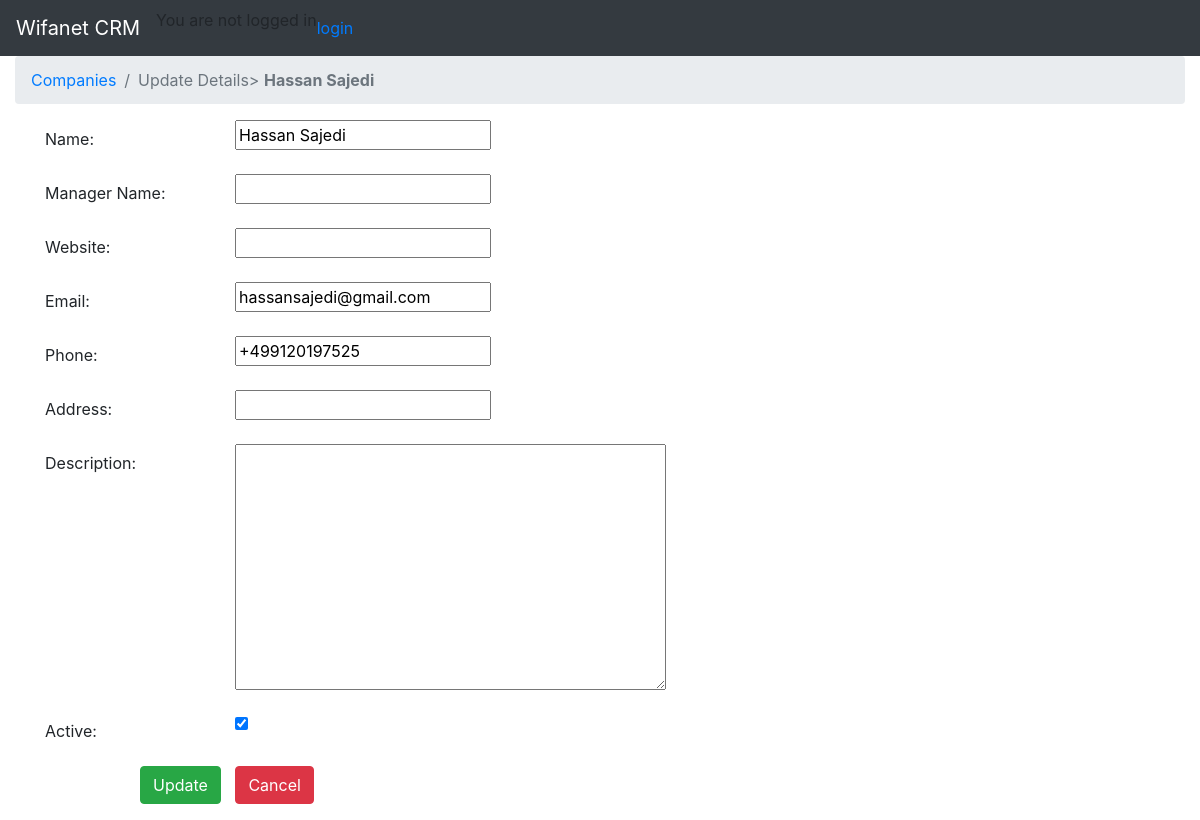
The app's page /invoices/edit/1 with its own data.
### invoices/models.py (models this page shows, shortened)
class Invoice(models.Model):
    INVOICE_STATUS = (
        ('Draft', 'Draft'),
        ('Sent', 'Sent'),
        ('Paid', 'Paid'),
        ('Pending', 'Pending'),
        ('Cancelled', 'Cancel'),
    )
    invoice_title = models.CharField(_('Invoice Title'), max_length=50)
    invoice_number = models.CharField(_('Invoice Number'), max_length=50)
    name = models.CharField(_('Name'), max_length=100)
    email = models.EmailField(_('Email'))
    quantity = models.PositiveIntegerField(default=0)
    rate = models.DecimalField(default=0, max_digits=12, decimal_places=2)
    total_amount = models.DecimalField(blank=True, null=True, max_digits=12, decimal_places=2)
    currency = models.CharField(max_length=3, choices=CURRENCY_CODES, blank=True, null=True)
    phone = PhoneNumberField(null=True, blank=True)
    created_on = models.DateTimeField(auto_now_add=True)
    created_by = models.ForeignKey(User, related_name='invoice_created_by', on_delete=models.SET_NULL, null=True)
    amount_due = models.DecimalField(blank=True, null=True, max_digits=12, decimal_places=2)
    amount_paid = models.DecimalField(blank=True, null=True, max_digits=12, decimal_places=2)
    is_email_sent = models.BooleanField(default=False)
    status = models.CharField(choices=INVOICE_STATUS, max_length=15, default="Draft")
    details = models.TextField(_('Details'), null=True, blank=True)
    due_date = models.DateField(blank=True, null=True)
    company = models.ForeignKey(Company, null=True, related_name="companies_invoices", on_delete=models.CASCADE)
    class Meta:
        verbose_name = 'Invoice'
        verbose_name_plural = 'Invoices'

### invoices/views.py (the view)
# urls.py: path(r'edit/<int:id>', edit, name='edit'),
def edit(request, id):
    invoices = Invoice.objects.get(id=id)
    return render(request, 'invoices/edit.html', {'company': invoices})

### invoices/templates/invoices/edit.html (shortened to what this page needs)
{% extends 'base.html' %}
{% block page_title %}
    <ol class="breadcrumb">
        <li class="breadcrumb-item"><a href="{% url 'companies:list' %}">Companies</a></li>
        <li class="breadcrumb-item active">Update Details> <span class="alert-link">{{ company.name }}</span>
        </li>
    </ol>
{% endblock %}
{% block content %}
    <form method="POST" class="post-form" action="{% url 'companies:update' id=company.id %}">
        <div class="container">
            <div class="form-group row">
                <label class="col-sm-2 col-form-label">Name:</label>
                <div class="col-sm-4">
                    <input type="text" name="name" id="id_name" required maxlength="20"
                           value="{{ company.name }}"/>
                </div>
            </div>
            <div class="form-group row">
                <label class="col-sm-2 col-form-label">Manager Name:</label>
                <div class="col-sm-4">
                    <input type="text" name="manager_name" id="id_manager_name" required maxlength="100"
                           value="{{ company.manager_name }}"/>
                </div>
            </div>
            <div class="form-group row">
                <label class="col-sm-2 col-form-label">Website:</label>
                <div class="col-sm-4">
                    <input type="url" name="website" id="id_website" required maxlength="254"
                           value="{{ company.website }}"/>
                </div>
            </div>
            <div class="form-group row">
                <label class="col-sm-2 col-form-label">Email:</label>
                <div class="col-sm-4">
                    <input type="email" name="email" id="id_email" required maxlength="254"
                           value="{{ company.email }}"/>
                </div>
            </div>
            <div class="form-group row">
                <label class="col-sm-2 col-form-label">Phone:</label>
                <div class="col-sm-4">
                    <input type="text" name="phone" id="id_phone" required maxlength="15"
                           value="{{ company.phone }}"/>
                </div>
            </div>
            <div class="form-group row">
                <label class="col-sm-2 col-form-label">Address:</label>
                <div class="col-sm-4">
                    <input type="text" name="address" id="id_address" required maxlength="15"
                           value="{{ company.address }}"/>
                </div>
            </div>
            <div class="form-group row">
                <label class="col-sm-2 col-form-label">Description:</label>
                <div class="col-sm-4">
                    <textarea name="description" cols="40" rows="10" id="id_description">
                        {{ company.description }}
                    </textarea>
                </div>
            </div>
            <div class="form-group row">
                <label class="col-sm-2 col-form-label">Active:</label>
                <div class="col-sm-4">
                    <input type="checkbox" name="is_active" id="id_is_active" required
                           checked="{{ company.is_active }}"/>
                </div>
            </div>
            <div class="form-group row">
                <label class="col-sm-1 col-form-label"></label>
                <div class="col-sm-4">
                    <button type="submit" class="btn btn-success">Update</button>
                    <a href="{% url 'companies:list' %}" class="btn btn-danger"
                       style="margin-left: 10px">Cancel</a>
                </div>
            </div>
        </div>
    </form>
{% endblock %}

### records on screen
Invoice: name "Hassan Sajedi", email "hassansajedi@gmail.com", phone "+499120197525"
